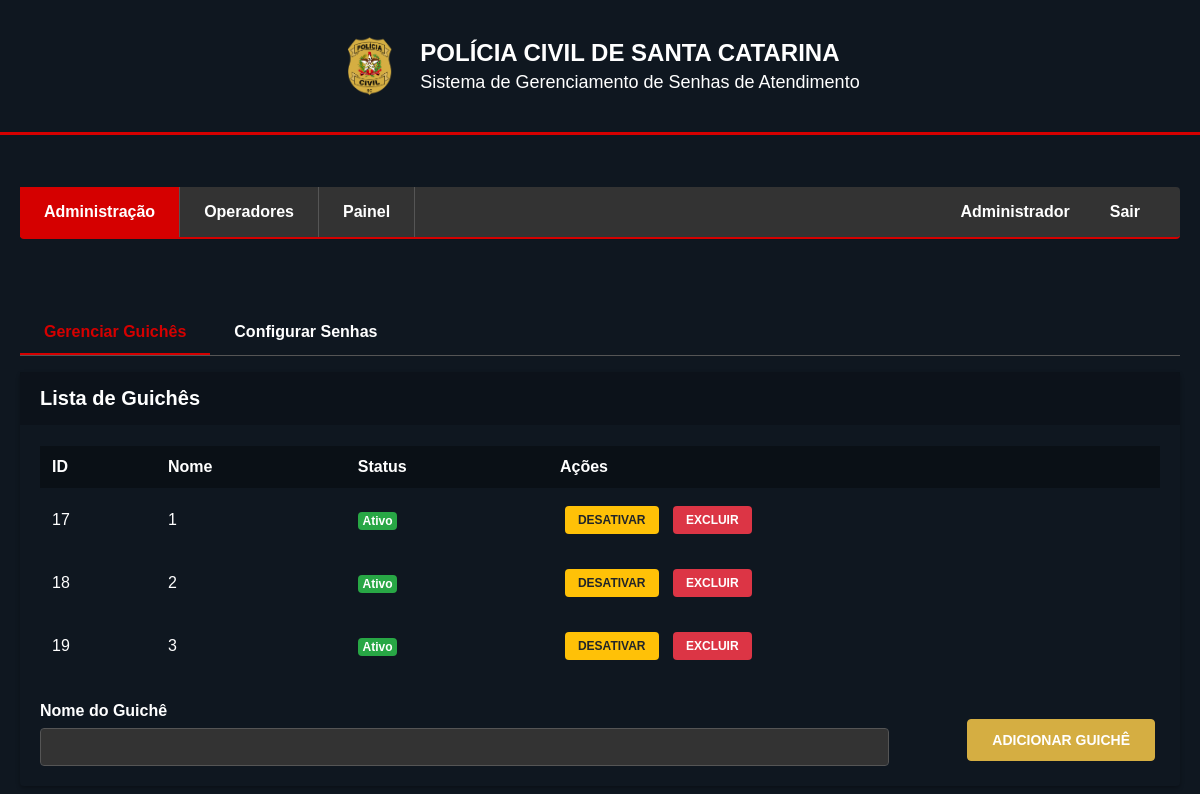
/admin/ (signed in), run on the app's committed database.
### tables this page shows
CREATE TABLE IF NOT EXISTS `guiches` (
  `id` int NOT NULL AUTO_INCREMENT,
  `nome` varchar(100) NOT NULL,
  `status` tinyint(1) DEFAULT '1',
  PRIMARY KEY (`id`)
);

### admin/index.php (the view, shortened to what this page needs)
<?php
include '../includes/conexao_db.php';
?>
<!DOCTYPE html>
<html lang="pt-br">
<head>
    <link href="../assets/css/estilo.css" rel="stylesheet">
</head>
<body>
    <div class="header">
        <div class="container">
            <div class="header-content">
                <img src="../logo-pcsc.png" alt="Logo PCSC" class="logo-pcsc">
                <div>
                    <h1 class="header-title">POLÍCIA CIVIL DE SANTA CATARINA</h1>
                    <p class="header-subtitle">Sistema de Gerenciamento de Senhas de Atendimento</p>
                </div>
            </div>
        </div>
    </div>
    <?php include '../includes/menu_navegacao.php'; ?>
    <div class="container">
        <div class="tabs">
            <div class="tab active" onclick="showTab('guiches')">Gerenciar Guichês</div>
            <div class="tab" onclick="showTab('senhas')">Configurar Senhas</div>
        </div>
        <div id="guiches" class="tab-content active">
            <div class="card">
                <div class="card-header">
                    <h2 class="card-title">Lista de Guichês</h2>
                </div>
                <div class="card-content">
                    <?php
                    $sql = "SELECT * FROM guiches ORDER BY id";
                    $result = $conn->query($sql);
                    ?>
                    <table class="table">
                        <thead>
                            <tr>
                                <th>ID</th>
                                <th>Nome</th>
                                <th>Status</th>
                                <th>Ações</th>
                            </tr>
                        </thead>
                        <tbody>
                            <?php
                            if ($result->num_rows > 0) {
                                while($row = $result->fetch_assoc()) {
                                    echo "<tr>";
                                    echo "<td>" . $row["id"] . "</td>";
                                    echo "<td>" . $row["nome"] . "</td>";
                                    echo "<td>" . ($row["status"] == 1 ? "<span class='badge badge-success'>Ativo</span>" : "<span class='badge badge-secondary'>Inativo</span>") . "</td>";
                                    echo "<td>";
                                    if ($row["status"] == 1) {
                                        echo "<a href='acao_guiche.php?acao=desativar&id=" . $row["id"] . "' class='btn btn-warning btn-sm'>Desativar</a>";
                                    } else {
                                        echo "<a href='acao_guiche.php?acao=ativar&id=" . $row["id"] . "' class='btn btn-success btn-sm'>Ativar</a>";
                                    }
                                    echo " <a href='acao_guiche.php?acao=excluir&id=" . $row["id"] . "' class='btn btn-danger btn-sm' onclick='return confirm(\"Tem certeza que deseja excluir este guichê?\")'>Excluir</a>";
                                    echo "</td>";
                                    echo "</tr>";
                                }
                            } else {
                                echo "<tr><td colspan='4'>Nenhum guichê cadastrado</td></tr>";
                            }
                            ?>
                        </tbody>
                    </table>
                    <form method="POST" action="acao_guiche.php" class="mt-4">
                        <div class="grid add-guiche-form">
                            <div>
                                <label for="nome_guiche" class="form-label">Nome do Guichê</label>
                                <input type="text" class="form-control" id="nome_guiche" name="nome_guiche" required>
                            </div>
                            <div>
                                <button type="submit" class="btn btn-primary">Adicionar Guichê</button>
                            </div>
                        </div>
                    </form>
                </div>
            </div>
        </div>
    </div>
</body>
</html>

### data on the page
guiches: id "17", nome "1", status "Ativo"
guiches: id "18", nome "2", status "Ativo"
guiches: id "19", nome "3", status "Ativo"

### other printed values
$_SESSION['usuario_nome'] "Administrador"
